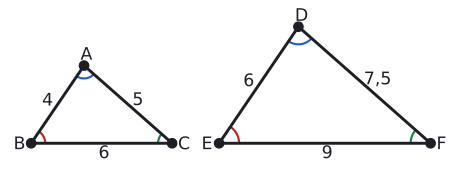

Generate this figure with Python:
import sys; sys.path.insert(0, "tools")
from cizim import *

# ABC ~ DEF, k = 3/2. ABC: |AB|=4, |BC|=6, |AC|=5. DEF her kenarı 1,5 katı: 6, 9, 7,5.
def ucgen(B, a, b, c, k=1.0):
    """B köşesi, |BC|=a, |AC|=b, |AB|=c, k katına büyütülmüş."""
    a, b, c = a * k, b * k, c * k
    x = (c**2 - b**2 + a**2) / (2 * a); y = np.sqrt(c**2 - x**2)
    return B + np.array([x, y]), B, B + np.array([a, 0.0])
def kenar(ax, P, Q, metin, G, d=0.45, renk=YAZI):
    M = (P + Q) / 2; n = M - G; n = n / np.linalg.norm(n)
    ax.text(*(M + d * n), metin, ha="center", va="center", color=renk, fontsize=13)

A, B, C = ucgen(np.array([0.0, 0.0]), 6, 5, 4)
D, E, F = ucgen(np.array([8.0, 0.0]), 6, 5, 4, 1.5)
print(np.linalg.norm(D - E), np.linalg.norm(E - F), np.linalg.norm(D - F))
fig, ax = sekil(6, 2.8)
ax.set_aspect("equal"); ax.axis("off")
for P, Q, R in ((A, B, C), (D, E, F)):
    ax.plot(*zip(P, Q, R, P), color=YAZI)
for (P, Q, R), (r1, r2) in (((A, B, C), (0.55, 0.6)), ((D, E, F), (0.75, 0.85))):
    aci(ax, P, Q, R, r=r1, renk=MAVI); aci(ax, Q, R, P, r=r2, renk=KIRMIZI); aci(ax, R, P, Q, r=r2, renk=YESIL)
G1 = (A + B + C) / 3; G2 = (D + E + F) / 3
nokta(ax, *A, "A", dx=-0.15, dy=0.25); nokta(ax, *B, "B", dx=-0.75, dy=-0.25); nokta(ax, *C, "C", dx=0.25, dy=-0.25)
nokta(ax, *D, "D", dx=-0.15, dy=0.25); nokta(ax, *E, "E", dx=-0.75, dy=-0.25); nokta(ax, *F, "F", dx=0.25, dy=-0.25)
kenar(ax, A, B, "4", G1); kenar(ax, B, C, "6", G1); kenar(ax, A, C, "5", G1)
kenar(ax, D, E, "6", G2); kenar(ax, E, F, "9", G2); kenar(ax, D, F, "7,5", G2, d=0.6)
ax.set_xlim(-1.0, 18.0); ax.set_ylim(-0.8, D[1] + 0.8)
kaydet(fig, __file__)
